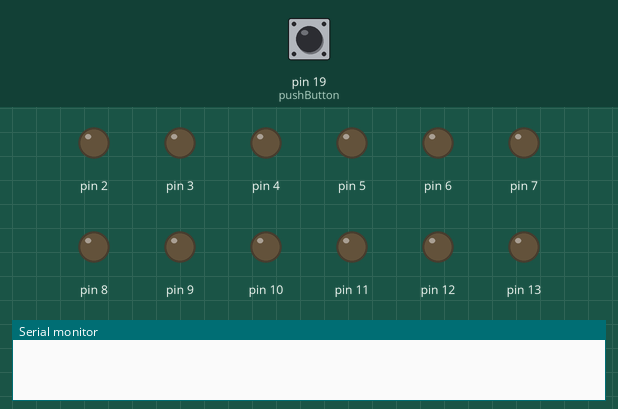
Recording of a sketch running on a simulated Arduino Uno, built with avr-gcc and run on an emulated ATmega328P. Parts: output pins drawn as LEDs (lit = HIGH), the last lines printed to the serial monitor. Dashed ring = blinking. The inputs (shaded band) are chosen by the test bench; at power-on: pin 19 (pushButton) LOW. Random numbers use the default seed unless the sketch sets one.

Above: at 1.2 s.
1.3 s: pin 19 (pushButton) pulled HIGH for 0.15 s
At 1.67 s:
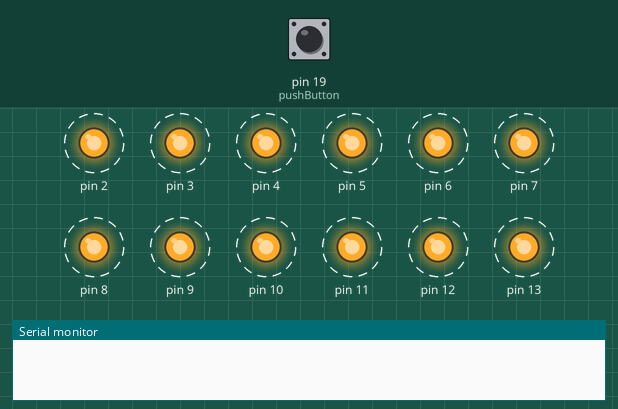
4.3 s: pin 19 (pushButton) pulled HIGH for 1 s
At 5.67 s:
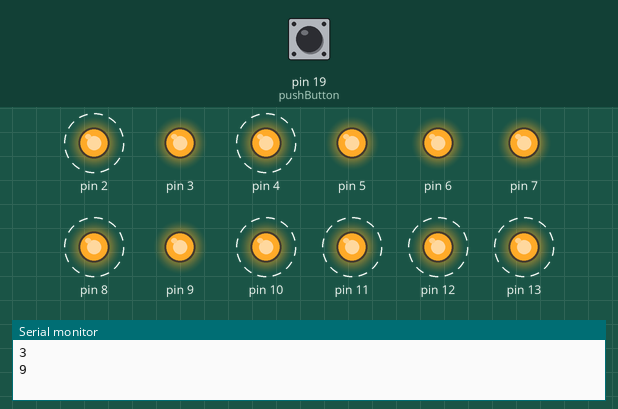
7.8 s: pin 19 (pushButton) pulled HIGH for 0.15 s
At 9.17 s:
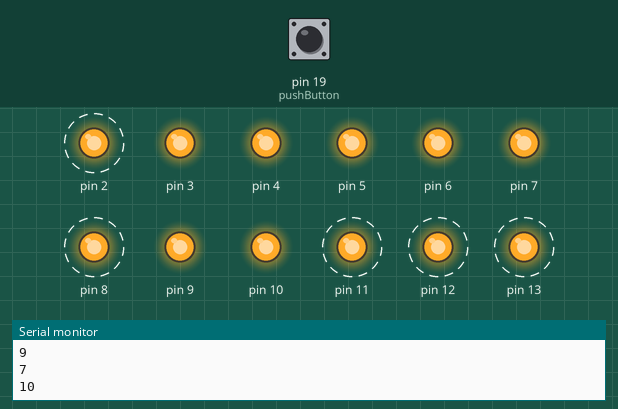
10.9 s: pin 19 (pushButton) pulled HIGH for 3.2 s
At 16.0 s:
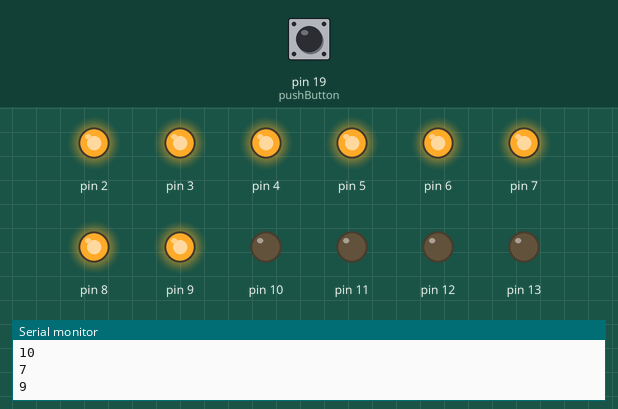
16.4 s: pin 19 (pushButton) pulled HIGH for 0.15 s
At 19.2 s:
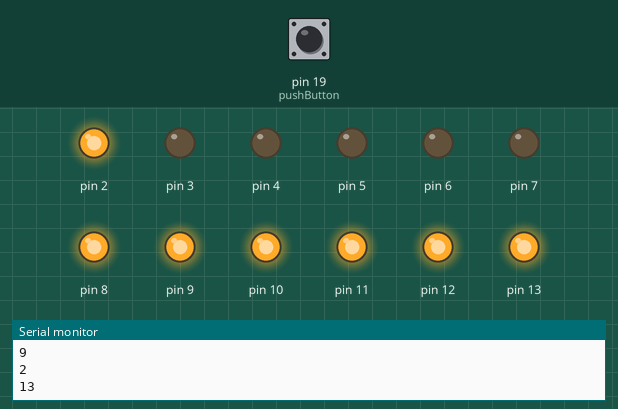
19.5 s: pin 19 (pushButton) pulled HIGH for 1 s
At 20.87 s:
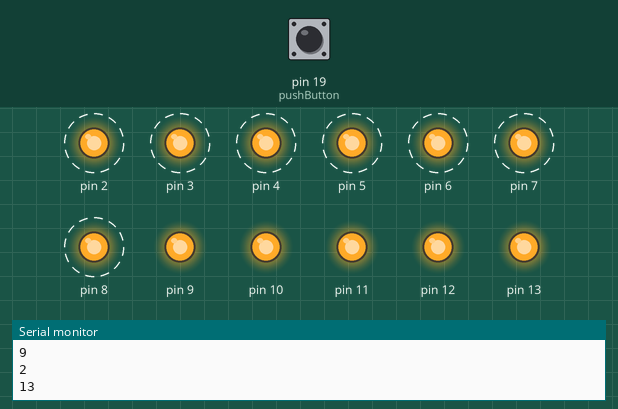
Timing chart, 0 to 23.0 s (numbered marks = the images above; inputs shaded):
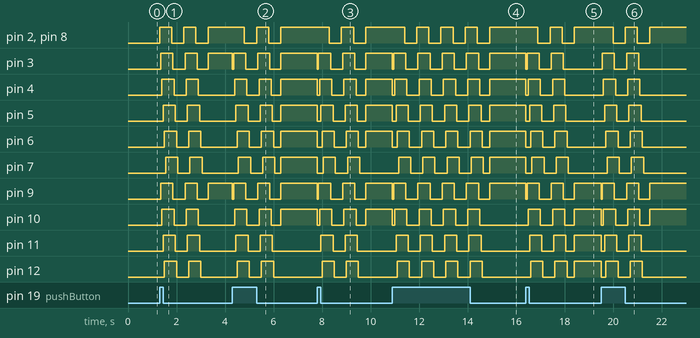

The sketch:

digital-dice-arduino-uno.ino
```cpp
int pushButton = 19;

// the setup function runs once when you press reset or power the board
void setup() {
  for (int i = 2; i < 14; i++)  {
      pinMode(i, OUTPUT);
  }

  for (int i = 2; i < 14; i++) {
      digitalWrite(i, LOW);
  }

  Serial.begin(9600);
  // make the pushbutton's pin an input:
  pinMode(pushButton, INPUT);
}

void loop() {
  int buttonState = digitalRead(pushButton);

  if (buttonState == HIGH) {
    for (int i = 2; i < 14; i++) {
      digitalWrite(i, LOW);
    }

    for (int i = 0; i < 4; i++ ) {
      for (int i = 2; i < 8; i++) {
        digitalWrite(i, !digitalRead(i));
        digitalWrite(i + 6, !digitalRead(i + 6));
        delay(50);
      }
      delay(200);
    }

    for (int i = 2; i < 14; i++) {
      digitalWrite(i, LOW);
    }

    int randNumber = random(2, 8);
    Serial.println(randNumber);
    for (int i = 2; i <= randNumber; i++) {
      digitalWrite(i, HIGH);
    }

    randNumber = random(8, 14);
    Serial.println(randNumber);
    for (int i = 8; i <= randNumber; i++) {
      digitalWrite(i, HIGH);
    }
  }
}
```

Measured:
- after the input at 1.3 s, pin 2: alternates HIGH for 0.50 s and LOW for 0.50 s, starting at once; pin 3: alternates HIGH for 0.50 s and LOW for 0.48 s, starting after 0.05 s
- after the input at 4.3 s, pin 2: alternates HIGH for 0.50 s and LOW for 0.50 s, 4 changes in all, then stays HIGH, starting after 0.50 s; pin 3: HIGH → LOW at once, then repeats every 1.0 s: HIGH 0.50 s, LOW 0.50 s
- after the input at 7.8 s, pin 2: alternates HIGH for 0.50 s and LOW for 0.50 s, 4 changes in all, then stays HIGH, starting after 0.50 s; pin 3: HIGH → LOW at once, then repeats every 1.0 s: HIGH 0.50 s, LOW 0.50 s
- after the input at 10.9 s, pin 2: alternates HIGH for 0.50 s and LOW for 0.50 s, 8 changes in all, then stays HIGH, starting after 0.50 s; pin 3: HIGH → LOW at once, then repeats every 1.0 s: HIGH 0.50 s, LOW 0.50 s
- after the input at 16.4 s, pin 2: alternates HIGH for 0.50 s and LOW for 0.50 s, 4 changes in all, then stays HIGH, starting after 0.50 s; pin 3: goes LOW 0.05 s, HIGH 0.50 s, LOW 0.50 s, HIGH 0.50 s, then LOW, starting at once
- after the input at 19.5 s, pin 2: alternates HIGH for 0.50 s and LOW for 0.50 s, 4 changes in all, then stays HIGH, starting after 0.50 s; pin 3: alternates HIGH for 0.50 s and LOW for 0.50 s, 4 changes in all, then stays LOW, starting after 0.05 s
